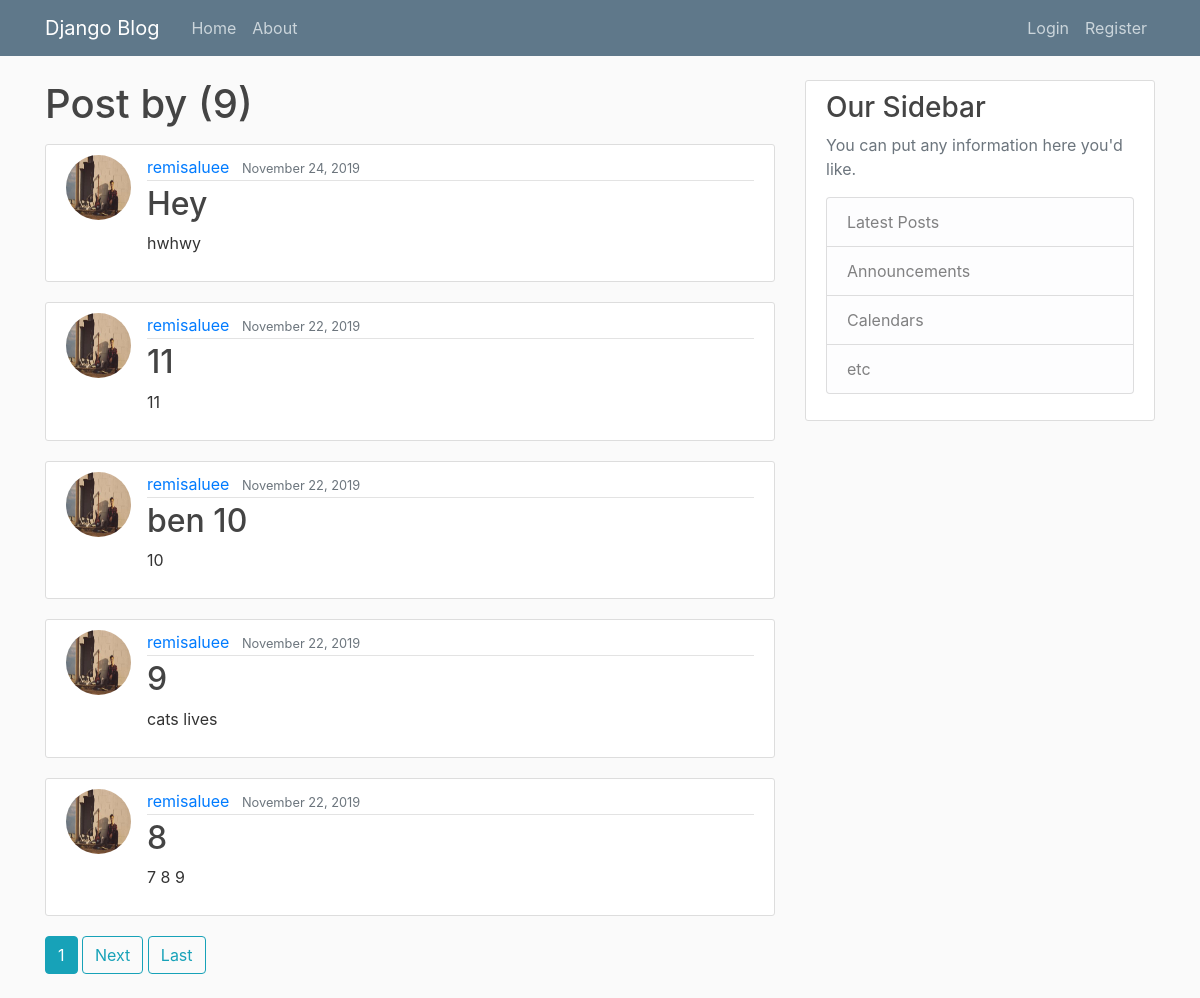
The page /user/remisaluee on the database its author committed.
### blog/models.py (models this page shows, shortened)
class Post(models.Model):
	title = models.CharField(max_length=100)
	content = models.TextField()
	date_posted = models.DateTimeField(default=timezone.now)
	author = models.ForeignKey(User, on_delete=models.CASCADE)

### users/models.py (models this page shows, shortened)
class Profile(models.Model):
		user = models.OneToOneField(User, on_delete=models.CASCADE)
		image = models.ImageField(default='default.jpg', upload_to='profile_pics')

### blog/views.py (the view)
# urls.py: path('user/<str:username>', UserPostListView.as_view(), name ='user-posts'),
class UserPostListView(ListView):
	model = Post
	template_name = 'blog/user_posts.html' # <app>/<model>_<viewtype>.html
	context_object_name = 'posts'
	paginate_by = 5
	def get_queryset(self):
		user = get_object_or_404(User, username=self.kwargs.get('username'))
		return Post.objects.filter(author=user).order_by('-date_posted')

### blog/templates/blog/user_posts.html (shortened to what this page needs)
{% extends "blog/base.html" %}
{% block content %}
	<h1 class="mb-3">Post by {{ views.kwargs.username }} ({{ page_obj.paginator.count }})</h1>
	{% for post in posts %}
		<article class="media content-section">
		<img class ="rounded-circle article-img" src="{{ post.author.profile.image.url }}">
		  <div class="media-body">
		    <div class="article-metadata">
		      <a class="mr-2" href="{% url 'user-posts' post.author.username %}">{{ post.author }}</a>
		      <small class="text-muted">{{ post.date_posted|date:"F d, Y" }}</small>
		    </div>
		    <h2><a class="article-title" href="{% url 'post-detail' post.id %}">{{ post.title }}</a></h2>
		    <p class="article-content">{{ post.content }}</p>
		  </div>
		</article>
	{% endfor %}
	{% if is_paginated %}
	{% for num in page_obj.paginator.page_range %}
		{% if page_obj.number == num %}
		<a class="btn btn-info mb-4" href="?page={{ num }}">{{ num }}</a>
	{% elif num > page.obj.number|add:'-3' and num < page.obj.number|add:'3' %}
		<a class="btn btn-outline-info mb-4" href="?page={{ num }}">{{ num }}</a>
		{% endif %}
	{% endfor %}
{% if page_obj.has_next %}
		<a class="btn btn-outline-info mb-4" href="?page={{ page_obj.next_page_number }}">Next</a>
		<a class="btn btn-outline-info mb-4" href="?page={{ page_obj.paginator.num.pages }}">Last</a>
	{% endif %}
	{% endif %}
{% endblock content %}

### blog/static/blog/main.css (style rules this page uses)
body { background: #fafafa; color: #333333; margin-top: 5rem; }
h1, h2, h3, h4, h5, h6 { color: #444444; }
.content-section { background: #ffffff; padding: 10px 20px; border: 1px solid #dddddd; border-radius: 3px; margin-bottom: 20px; }
.article-title { color: #444444; }
.article-content { white-space: pre-line; }
.article-img { height: 65px; width: 65px; margin-right: 16px; }
.article-metadata { padding-bottom: 1px; margin-bottom: 4px; border-bottom: 1px solid #e3e3e3 }

### rows shown on the page
Post: author.profile.image (picture), author "remisaluee", date_posted "November 24, 2019", title "Hey", content "hwhwy"
Post: author.profile.image (picture), author "remisaluee", date_posted "November 22, 2019", title "11", content "11"
Post: author.profile.image (picture), author "remisaluee", date_posted "November 22, 2019", title "ben 10", content "10"
Post: author.profile.image (picture), author "remisaluee", date_posted "November 22, 2019", title "9", content "cats lives"
Post: author.profile.image (picture), author "remisaluee", date_posted "November 22, 2019", title "8", content "7 8 9"

### other values the page prints
{{ page_obj.paginator.count }} "9"
{{ num }} "1"
